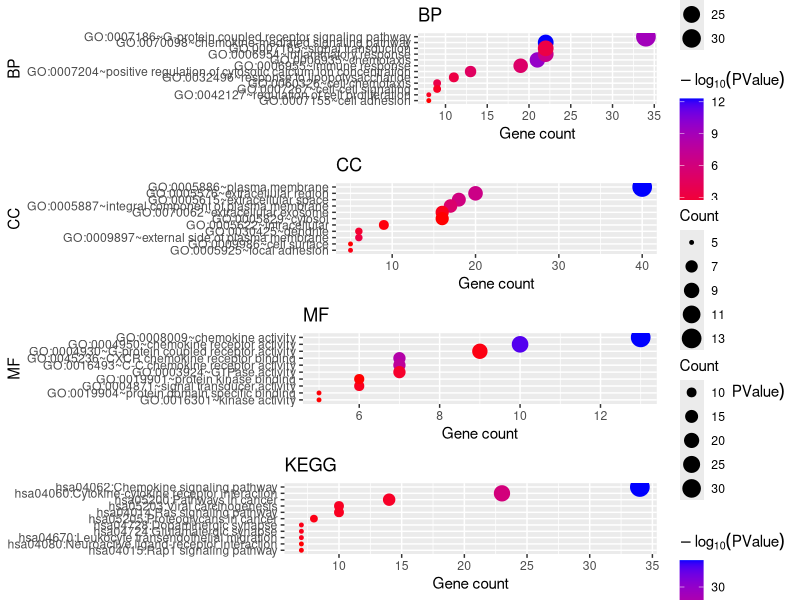
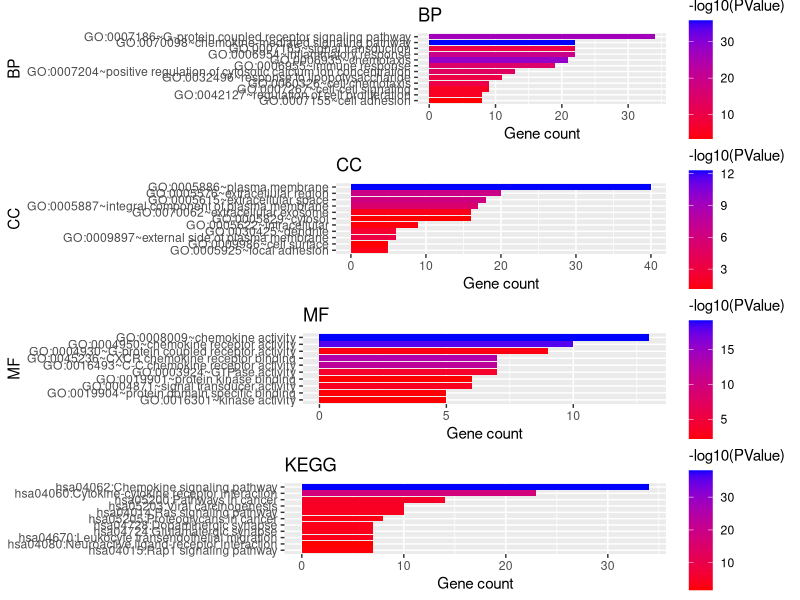

Here is the R script that generated these plots, in order:
rm(list = ls())
options(stringsAsFactors = F)

# load data
# setwd("/Users/xiaonili/Workspace/xiaonilee.github.io/content/post/frontoncol/fig8")
kegg <- read.csv("kegg2.csv", sep = ",", header = TRUE)
head(kegg)

mf <- read.csv("mf2.csv", sep = ",", header = TRUE)
head(mf)

bp <- read.csv("bp2.csv", sep = ",", header = TRUE)
head(bp)

cc <- read.csv("cc2.csv", sep = ",", header = TRUE)
head(cc)

library(ggplot2)

# Dot plot
p01 <- ggplot(kegg,aes(Count,reorder(Term,Count)))+
  geom_point(aes(size=Count,color=-1*log10(PValue))) +
  scale_color_gradient(low="red",high = "blue") +
  labs(color=expression(-log[10](PValue)), size="Count",
       x="Gene count",
       y=NULL,
       title = "KEGG")
ggsave("keggdotplot.png")

p02 <- ggplot(mf,aes(Count,reorder(Term,Count)))+
  geom_point(aes(size=Count,color=-1*log10(PValue))) +
  scale_color_gradient(low="red",high = "blue") +
  labs(color=expression(-log[10](PValue)), size="Count",
       x="Gene count",
       y="MF",
       title = "MF")
ggsave("mfdotplot.png")

p03 <- ggplot(cc,aes(Count,reorder(Term,Count)))+
  geom_point(aes(size=Count,color=-1*log10(PValue))) +
  scale_color_gradient(low="red",high = "blue") +
  labs(color=expression(-log[10](PValue)), size="Count",
       x="Gene count",
       y="CC",
       title = "CC")
ggsave("ccdotplot.png")

p04 <- ggplot(bp,aes(Count,reorder(Term,Count)))+
  geom_point(aes(size=Count,color=-1*log10(PValue))) +
  scale_color_gradient(low="red",high = "blue") +
  labs(color=expression(-log[10](PValue)), size="Count",
       x="Gene count",
       y="BP",
       title = "BP")
ggsave("bpdotplot.png")

require(gridExtra)
grid.arrange(p04, p03, p02, p01, ncol=1)


# Bar plot
p1 <- ggplot(data=kegg, aes(x=Count, y=reorder(Term,Count), fill=-log10(PValue))) +
  geom_bar(stat="identity",binwidth = 1) +
  scale_fill_gradient(low="red",high = "blue") +
  labs(color=expression(-1*log[10](PValue)),
       x="Gene count",
       y=NULL,
       title = "KEGG")
ggsave("keggbarplot.png")

p2 <- ggplot(data=mf, aes(x=Count, y=reorder(Term,Count), fill=-log10(PValue))) +
  geom_bar(stat="identity",binwidth = 1) +
  scale_fill_gradient(low="red",high = "blue") +
  labs(color=expression(-1*log[10](PValue)),
       x="Gene count",
       y="MF",
       title = "MF")
ggsave("mfbarplot.png")

p3 <- ggplot(data=cc, aes(x=Count, y=reorder(Term,Count), fill=-log10(PValue))) +
  geom_bar(stat="identity",binwidth = 1) +
  scale_fill_gradient(low="red",high = "blue") +
  labs(color=expression(-1*log[10](PValue)),
       x="Gene count",
       y="CC",
       title = "CC")
ggsave("ccbarplot.png")

p4 <- ggplot(data=bp, aes(x=Count, y=reorder(Term,Count), fill=-log10(PValue))) +
  geom_bar(stat="identity",binwidth = 1) +
  scale_fill_gradient(low="red",high = "blue") +
  labs(color=expression(-1*log[10](PValue)),
       x="Gene count",
       y="BP",
       title = "BP")
ggsave("bpbarplot.png")

require(gridExtra)
grid.arrange(p4, p3, p2, p1, ncol=1)
